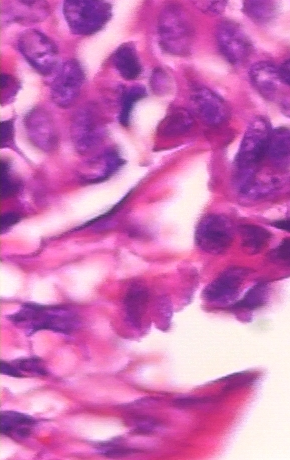
#> input picture images/img400x_recorte_horizontal/img400x_1.png, 290 x 460 px, found by its file name; its folder holds 3 pictures in this run
$ jupyter execute --allow-errors stitching.ipynb
#> lines starting #> are read from the running program, lines starting #| are printed output that depends on the picture
[cell 1]
import cv2
import os
import numpy as np
import matplotlib.pyplot as plt

[cell 2]
#está dando errado se tentar pegar as imagens do path images
files_path = [os.path.abspath(x) for x in os.listdir("./images/img400x_recorte_horizontal") if x.endswith('.png')]
print(files_path)

[cell 3]
# [5 lines of commented-out code are left out]
images = []
for i in files_path:
    diretorio, arquivo = path, filename = os.path.split(i)
    print(arquivo)
    img = cv2.imread(arquivo)
#> img is the input picture: shape (460, 290, 3); mean B, G, R 185, 113, 206.5
    images.append(img)
    plt.imshow(img)
    plt.show()

[cell 4]
# Demora muito tempo para imagens menores que 400x
stitcher = cv2.createStitcher()
status, stitched = stitcher.stitch(images)
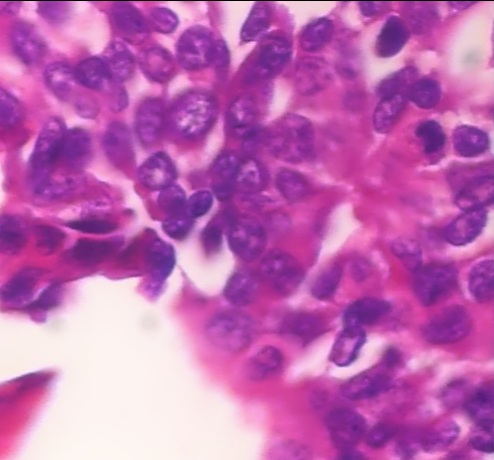
#> stitched: shape (460, 494, 3); mean of channels 0, 1, 2 177, 102.5, 191.1; drawn as B, G, R
#> status = 0
print(status)
#| 0

# Algoritmo stitcher do opencv

[cell 5]
cv2.imwrite("output.png", stitched)
plt.imshow(stitched)
plt.show()

# ORB keypoints

[cell 6]
# cv2.drawKeypoints está com erro em opencv 4.x, utilizar versão 3.4.5.20
a = []
kps1 = []
images = []
for i in files_path:
    diretorio, arquivo = path, filename = os.path.split(i)
    img = cv2.imread(arquivo)
    images.append(img)
    orb = cv2.ORB_create()
    keypoints, descriptors = orb.detectAndCompute(img, None)
#> keypoints = 458 keypoints; strongest (x, y, size): (164, 325, 92.6), (164, 326, 77.1), (125, 122, 111.1), (165, 326, 111.1)
    a.append(descriptors)
    kps1.append(keypoints)
    print(type(keypoints[0]))
#| <class 'cv2.KeyPoint'>
#     img2 = cv2.drawKeypoints(img, keypoints, None, color=(0,255,0), flags=0)
    a.append(descriptors)
    kps1.append(keypoints)
# [6 lines of commented-out code are left out]

# Homography

[cell 7]
matcher = cv2.DescriptorMatcher_create(cv2.DESCRIPTOR_MATCHER_BRUTEFORCE_HAMMING)
matches = matcher.match(a[1], a[2])
#> matches = 458 matches

#> (the rest of this cell did not finish here and is left out)

# SURF

#> (a cell that did not finish here is left out)

# SIFT

[cell 9]
for i in images:
    sift = cv2.xfeatures2d.SIFT_create()
    keypoints, descriptors = sift.detectAndCompute(i, None)
    img2 = cv2.drawKeypoints(i, keypoints, None, color=(0,255,0), flags=0)
    plt.imshow(img2)
    plt.show()
#> this loop made 3 passes
#> pass 1, `img2 = cv2.drawKeypoints(i, keypoints, None, color=(0,255,0), flags=0)`:
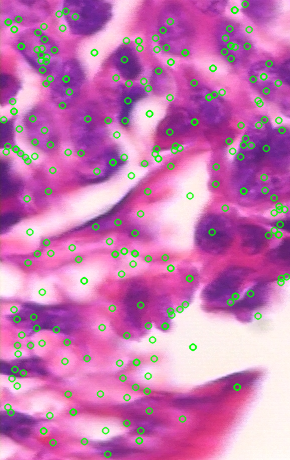
#> img2: shape (460, 290, 3); mean B, G, R 177.9, 118.8, 198.8
#> pass 2, `img2 = cv2.drawKeypoints(i, keypoints, None, color=(0,255,0), flags=0)`:
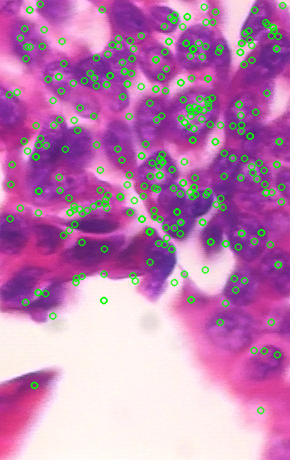
#> img2: shape (460, 290, 3); mean B, G, R 177.3, 126.5, 189.7
#> pass 3, `img2 = cv2.drawKeypoints(i, keypoints, None, color=(0,255,0), flags=0)`:
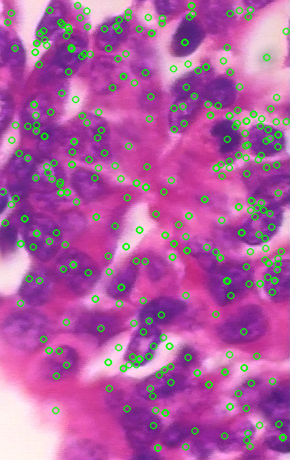
#> img2: shape (460, 290, 3); mean B, G, R 160.9, 93, 176.1
